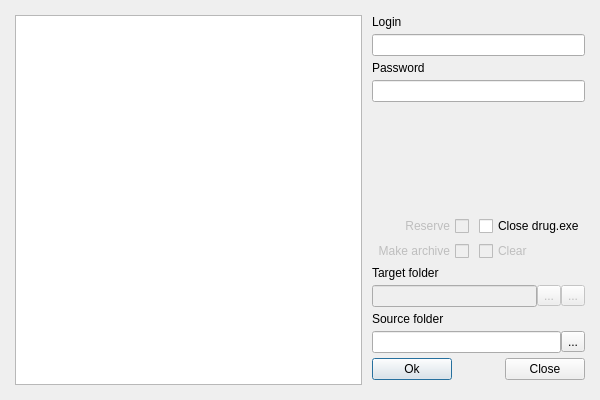
<?xml version="1.0" encoding="UTF-8"?>
<ui version="4.0">
 <class>Confirmation</class>
 <widget class="QDialog" name="Confirmation">
  <property name="geometry">
   <rect>
    <x>0</x>
    <y>0</y>
    <width>600</width>
    <height>400</height>
   </rect>
  </property>
  <property name="windowTitle">
   <string>Operation preview</string>
  </property>
  <property name="styleSheet">
   <string notr="true"/>
  </property>
  <property name="sizeGripEnabled">
   <bool>false</bool>
  </property>
  <property name="modal">
   <bool>false</bool>
  </property>
  <layout class="QGridLayout" name="gridLayout">
   <property name="leftMargin">
    <number>15</number>
   </property>
   <property name="topMargin">
    <number>15</number>
   </property>
   <property name="rightMargin">
    <number>15</number>
   </property>
   <property name="bottomMargin">
    <number>15</number>
   </property>
   <property name="horizontalSpacing">
    <number>10</number>
   </property>
   <property name="verticalSpacing">
    <number>5</number>
   </property>
   <item row="0" column="1">
    <widget class="QLabel" name="label">
     <property name="text">
      <string>Login</string>
     </property>
    </widget>
   </item>
   <item row="1" column="1" colspan="2">
    <widget class="QLineEdit" name="login"/>
   </item>
   <item row="4" column="1" colspan="2">
    <widget class="QLabel" name="errorLabel">
     <property name="text">
      <string/>
     </property>
    </widget>
   </item>
   <item row="6" column="2">
    <widget class="QCheckBox" name="checkDrug">
     <property name="text">
      <string>Close drug.exe</string>
     </property>
    </widget>
   </item>
   <item row="6" column="1">
    <widget class="QCheckBox" name="checkReserve">
     <property name="enabled">
      <bool>false</bool>
     </property>
     <property name="layoutDirection">
      <enum>Qt::RightToLeft</enum>
     </property>
     <property name="text">
      <string>Reserve</string>
     </property>
    </widget>
   </item>
   <item row="10" column="1">
    <widget class="QLabel" name="label_3">
     <property name="text">
      <string>Source folder</string>
     </property>
    </widget>
   </item>
   <item row="3" column="1" colspan="2">
    <widget class="QLineEdit" name="password"/>
   </item>
   <item row="12" column="1" colspan="2">
    <layout class="QHBoxLayout" name="horizontalLayout">
     <item>
      <widget class="QPushButton" name="confirmButton">
       <property name="text">
        <string>Ok</string>
       </property>
      </widget>
     </item>
     <item>
      <spacer name="horizontalSpacer">
       <property name="orientation">
        <enum>Qt::Horizontal</enum>
       </property>
       <property name="sizeHint" stdset="0">
        <size>
         <width>40</width>
         <height>20</height>
        </size>
       </property>
      </spacer>
     </item>
     <item>
      <widget class="QPushButton" name="declineButton">
       <property name="text">
        <string>Close</string>
       </property>
      </widget>
     </item>
    </layout>
   </item>
   <item row="0" column="0" rowspan="14">
    <widget class="QListWidget" name="ipListWidget"/>
   </item>
   <item row="7" column="1">
    <widget class="QCheckBox" name="checkArchive">
     <property name="enabled">
      <bool>false</bool>
     </property>
     <property name="layoutDirection">
      <enum>Qt::RightToLeft</enum>
     </property>
     <property name="text">
      <string>Make archive</string>
     </property>
    </widget>
   </item>
   <item row="7" column="2">
    <widget class="QCheckBox" name="checkClear">
     <property name="enabled">
      <bool>false</bool>
     </property>
     <property name="text">
      <string>Clear</string>
     </property>
    </widget>
   </item>
   <item row="2" column="1">
    <widget class="QLabel" name="label_2">
     <property name="text">
      <string>Password</string>
     </property>
    </widget>
   </item>
   <item row="9" column="1" colspan="2">
    <layout class="QHBoxLayout" name="horizontalLayout_2">
     <item>
      <widget class="QLineEdit" name="lineEdit">
       <property name="enabled">
        <bool>false</bool>
       </property>
      </widget>
     </item>
     <item>
      <widget class="QToolButton" name="toolButton">
       <property name="enabled">
        <bool>false</bool>
       </property>
       <property name="text">
        <string>...</string>
       </property>
      </widget>
     </item>
     <item>
      <widget class="QToolButton" name="toolButton_2">
       <property name="enabled">
        <bool>false</bool>
       </property>
       <property name="text">
        <string>...</string>
       </property>
      </widget>
     </item>
    </layout>
   </item>
   <item row="5" column="1" colspan="2">
    <spacer name="verticalSpacer">
     <property name="orientation">
      <enum>Qt::Vertical</enum>
     </property>
     <property name="sizeHint" stdset="0">
      <size>
       <width>20</width>
       <height>40</height>
      </size>
     </property>
    </spacer>
   </item>
   <item row="8" column="1" colspan="2">
    <widget class="QLabel" name="label_4">
     <property name="text">
      <string>Target folder</string>
     </property>
    </widget>
   </item>
   <item row="11" column="1" colspan="2">
    <layout class="QHBoxLayout" name="horizontalLayout_3">
     <item>
      <widget class="QLineEdit" name="sourcePath"/>
     </item>
     <item>
      <widget class="QToolButton" name="openButton">
       <property name="text">
        <string>...</string>
       </property>
      </widget>
     </item>
    </layout>
   </item>
  </layout>
 </widget>
 <resources/>
 <connections/>
</ui>
